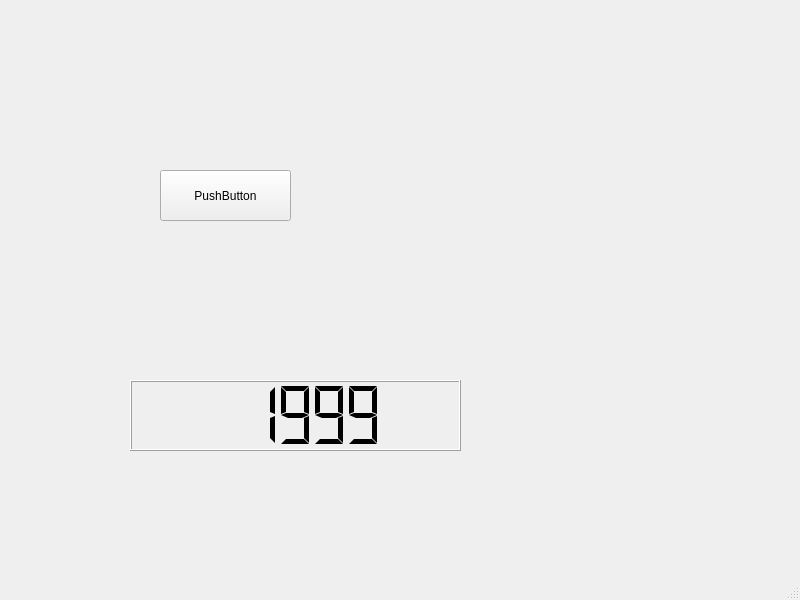
<?xml version="1.0" encoding="UTF-8"?>
<ui version="4.0">
 <class>MainWindow</class>
 <widget class="QMainWindow" name="MainWindow">
  <property name="geometry">
   <rect>
    <x>0</x>
    <y>0</y>
    <width>800</width>
    <height>600</height>
   </rect>
  </property>
  <property name="windowTitle">
   <string>MainWindow</string>
  </property>
  <widget class="QWidget" name="centralwidget">
   <widget class="QPushButton" name="pushButton">
    <property name="geometry">
     <rect>
      <x>160</x>
      <y>170</y>
      <width>131</width>
      <height>51</height>
     </rect>
    </property>
    <property name="text">
     <string>PushButton</string>
    </property>
   </widget>
   <widget class="QLCDNumber" name="lcdNumber">
    <property name="geometry">
     <rect>
      <x>130</x>
      <y>380</y>
      <width>331</width>
      <height>71</height>
     </rect>
    </property>
    <property name="segmentStyle">
     <enum>QLCDNumber::Flat</enum>
    </property>
    <property name="intValue" stdset="0">
     <number>1999</number>
    </property>
   </widget>
  </widget>
  <widget class="QMenuBar" name="menubar">
   <property name="geometry">
    <rect>
     <x>0</x>
     <y>0</y>
     <width>800</width>
     <height>22</height>
    </rect>
   </property>
  </widget>
  <widget class="QStatusBar" name="statusbar"/>
 </widget>
 <resources/>
 <connections/>
</ui>
